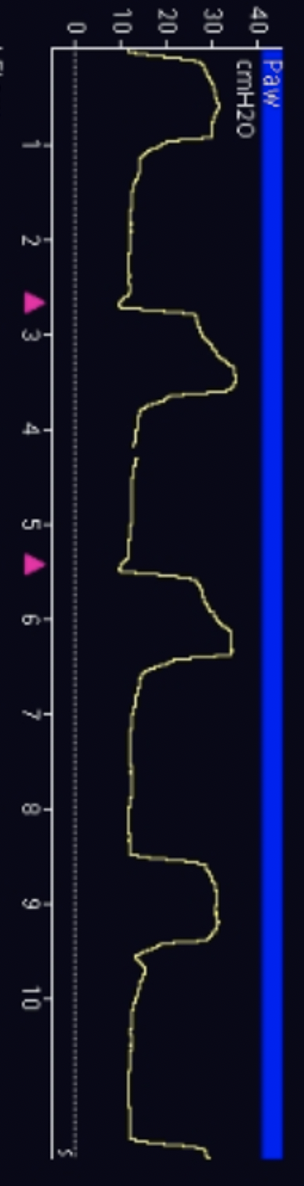
#> input picture DS14_P1_Pressure.png, 304 x 1186 px
$ python pressure.py
#> lines starting #> are read from the running program, lines starting #| are printed output that depends on the picture
#!/usr/bin/env python
# This file converts color specific pixel from a graph into a list. This files takes in a png file of a continous graph where the color of the graph is based off HSV and outputs two text files of discritization of points on the graph, one file for the horizontal axis and one text file for the vertial axis values. For the pressure file, the outputs are a list of time points and pressure values. Please make note of comments labeled # USERS: .

# The imported images are rotated so that the top of the image is a "sideways" vertical axis, the left of the image is a "sideways" horizontal axis.

# USERS: will need to update lines 51-53, 68, 89,134, and 136 for specific situations. line 102 is specific to the color range of a users graph

#Import the classes use
import numpy as np
from PIL import Image
from matplotlib import pyplot as plt


# npArr is the array that results from finding all of a 'certain colored' pixels
# this finds our median best points so that we dont have a "clump" of points but rather a beautiful line
# NOTE -- this method only works because the Y values are garunteed to be ordered w.r.t the corresponding x values.
def choose_best_points(npArr):
  # numpy gives us an array containing an array of x coordinates
  # and an array of y coordinates, so we grab those arrays here.
  # NOTE -- for this script, our images are rotated
  xs = npArr[1]
  ys = npArr[0]
  # these will be the arrays we will return out from this function, will print out as .txt
  outX, outY = [], []
  # find the unique elements and their indicies in the original array of ys.
  #if didn't have return_index=True then couldn't get back indicies
  uniques, indicies = np.unique(ys, return_index=True)

  # for each index of a unique y value
  for i in range(0, len(indicies)):
    # if we can compare the current index to the next index
    if i + 1 < len(indicies):
      # grab the index of the current unique value and the index of the next unique value
      currIdx, nextIdx = indicies[i], indicies[i + 1]
      # find the index in the array of ys that would be inbetween our two unique values
      median = int((nextIdx - currIdx) / 2)
      # grab the corresponding element from the original arrays and put them in our arrays
      outX.append(xs[currIdx + median])
      outY.append(ys[currIdx + median])

  # return a numpy array that is like the one we got as input
  return np.asarray([outX, outY])


 # USER: For every image/graph, you need to update zeroZero, secondYPixels, secondXPixels. These are the true pixel values at the (zero, zero) of your graph, at the (zero, First labled X pixel Height,), and at the (First labled Y pixel Height, zero)
# this command gives us pixel/ml and pixel/second
# tick want (first two in time) to upper left hand corner, y values should be the same. Put these values in firstXPixels and secondXPixels. You should do this for the rotated image
# For image 'DS14_P1_Pressure.png', zeroZero = (76, 48), secondYPixels = (76, 146), secondXPixels = (121,48)
def map_to_units(filteredNpArray):
  zeroZero = (64, 53)
  secondYPixels = (64,127)
  secondXPixels = (91, 53)


  xPixels = filteredNpArray[0]
  yPixels = filteredNpArray[1]

  pixelsPerMl = abs(zeroZero[1] - secondYPixels[1])
  pixelsPerSecond = abs(zeroZero[0] - secondXPixels[0])

  offsetX = zeroZero[0] / pixelsPerSecond
  offsetY = zeroZero[1] / pixelsPerMl

#the five depends on the unit/scale of the vertical axis
# USER: update the vertAxisScale. This is based of the scale of the vertical axis of the non-rotated image
# For "DS14_P1_Pressure.png", vertAxisScale = 10
  vertAxisScale = 10
  xs = [((xPx / pixelsPerSecond) - offsetX)* vertAxisScale for xPx in xPixels]
  ys = [((yPx / pixelsPerMl) - offsetY) for yPx in yPixels]

  return np.asarray([ys, xs])

def flip_array(processedNpArray):
  return np.asarray([processedNpArray[1], processedNpArray[0]])

def pressure():
    # USER: rotate the image before you import it in here
    # this function imports image and convert to RGB using HSV
    # . . HSV and RGB are ways of representing colors in bytes. HSV (Hue, Saturation, Value)
    # . . Is easier to use here since colors have a specific value range in which they fall,
    # . . so we only have to compare one number rather than three.
    #
    # . . We're only opening the image in both formats since we want to set the white pixels at
    # . . the end of this method. If we don't care about that visualization, we can just use HSV
    # . . all the way through
    #HSV allows you to have one value as opposed to three values like RGB
    # USER: must change the name of the rotated photo based on your use case
    RGBim = Image.open("DS14_P1_Pressure.png").convert('RGB')
    HSVim = RGBim.convert('HSV')
#> HSVim: PIL image 304x1186 HSV; mean H, S, V 164.9, 160, 42.2
    #this is not necessary but helpful later when we "plot" our pixels for result.png
    RGBna = np.array(RGBim)
    HSVna = np.array(HSVim)

    # Extract Hue
    #for every row, and for every HSV in that row, take the first value wihc is the hue
    H = HSVna[:,:,0]
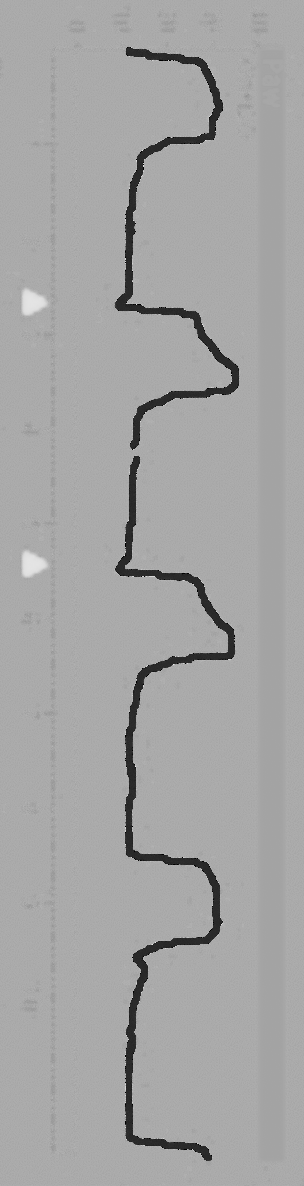
#> H: shape (1186, 304); min 0, max 240, mean 164.9

    # Find all color specific pixels, i.e. where 100 < Hue < 140
    #lo,hi = 100,140
    # USER: update HSV you will accept, for yellow pixels we use 50 < Hue < 58
    lo,hi=50,58
    # Rescale to 0-255, rather than 0-360 because we are using uint8
    lo = int((lo * 255) / 360)
    hi = int((hi * 255) / 360)
    # . . "query" arrays for certain conditions.
    # . . In this case, we want to find all the HSV values where the V is between lo and hi
    green = np.where((H>lo) & (H<hi))
#> green = 2953 positions, rows 49 to 1159, columns 116 to 238

    #rescale image so that we start at (0,0)
    #to do this we look at starting x and y values and subtract every element in green matrix by that pair
    # green = offset_xy(green)
    green = choose_best_points(green)
#> in choose_best_points, `xs = npArr[1]`: xs = 2953 values, max 238 at index 956, min 116 at index 679, mean 162.4
#> in choose_best_points, `ys = npArr[0]`: ys = 2953 values from 49 to 1159
#> in choose_best_points, `uniques, indicies = np.unique(ys, return_index=True)`: uniques = 918 values from 49 to 1159; indicies = 918 values from 0 to 2950
#> the loop in choose_best_points, `for i in range(0, len(indicies)):` made 918 passes
#> (currIdx, nextIdx, median) on passes 1 to 12: (0, 3, 1), (3, 5, 1), (5, 12, 3), (12, 21, 4), (21, 30, 4), (30, 41, 5), (41, 54, 6), (54, 63, 4), (63, 73, 5), (73, 84, 5), (84, 94, 5), (94, 99, 2)
#> (currIdx, nextIdx) on pass 100: (392, 396)
#> after the loop in choose_best_points, `for i in range(0, len(indicies)):`: outX = 917 values, max 238 at index 284, min 118 at index 441, mean 159.3; outY = 917 values from 49 to 1158

    # do the overlay before we map the green points to real values
    RGBna[[green[1], green[0]]] = [255,255,255]
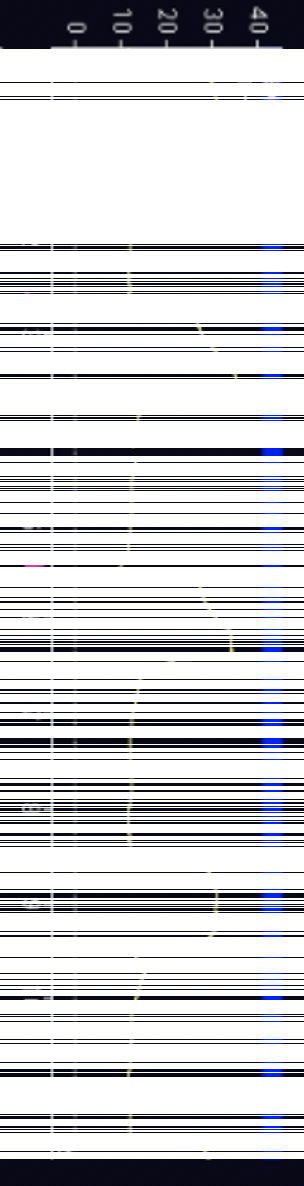
#> RGBna: shape (1186, 304, 3); mean R, G, B 204.6, 204.9, 209.6
    Image.fromarray(RGBna).save('result.png')

    # Formatting each value in the array as an integer number
    # By default, numpy uses %12f or something like that which leads to 12-digit percision
    # floating point values, but pixels are always integers so we don't want that.
    np.savetxt('pixels_y.txt', green[0], newline=',', fmt='%d')
    np.savetxt('pixels_x.txt', green[1], newline=',', fmt='%d')

    green = map_to_units(green)
#> in map_to_units, `xPixels = filteredNpArray[0]`: xPixels has the same summary as outX in choose_best_points
#> in map_to_units, `xs = [((xPx / pixelsPerSecond) - offsetX)* vertAxisScale for xPx in xP..`: xs = 917 values, max 64.44 at index 284, min 20 at index 441, mean 35.28
#> in map_to_units, `ys = [((yPx / pixelsPerMl) - offsetY) for yPx in yPixels]`: ys = 917 values from -0.0541 to 14.93
    green = flip_array(green)
    # USER: You need to change cutoff of these values depending on each data set
    # Some cut offs may need to be longer or shorter, we do this specifically if our
    # pressure curves includes 2.5 breaths and we only want the first two full breaths
    print(len(green[0]))
#| 917
    #print(green)
    green=list(green)
#> green = 2 items
    green[0]=green[0][0:963]
    green[1]=green[1][0:963]

    #print(green)

    np.savetxt('units_Pressure_y.txt', green[0], newline=',', fmt='%.4f')
    np.savetxt('units_Time_x.txt', green[1], newline=',', fmt='%.4f')

    plt.scatter(green[1], green[0])
    plt.savefig('out.png')
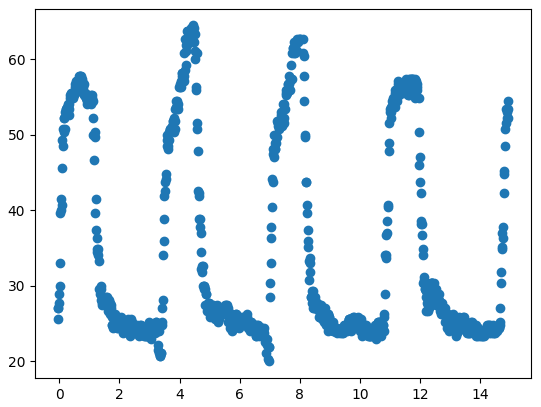
#> figure drawn by matplotlib, 1 panel

pressure()

$ run again, with ZoomMechVent_DS25_P1.png copied over DS14_P1_Pressure.png
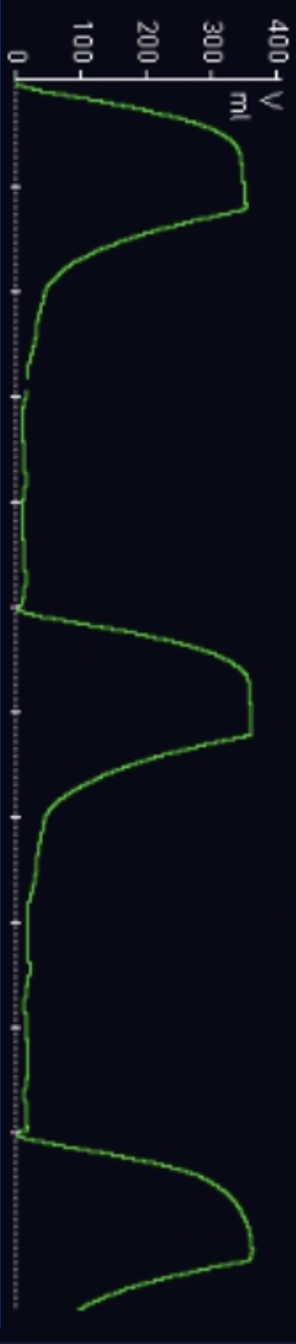
#> input picture ZoomMechVent_DS25_P1.png, 296 x 1344 px
#> HSVim: PIL image 296x1344 HSV; mean H, S, V 165.2, 158.6, 27.4
#> in pressure, `H = HSVna[:,:,0]`:
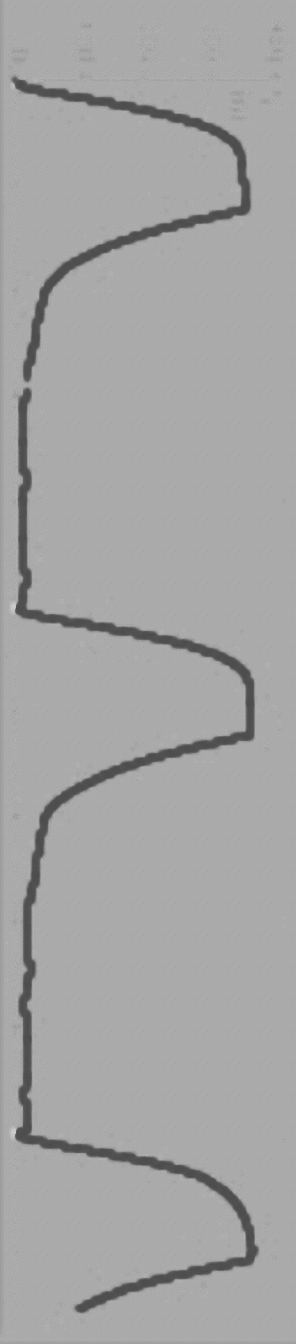
#> H: shape (1344, 296); min 74, max 206, mean 165.2
#> in pressure, `green = np.where((H>lo) & (H<hi))`: green = (empty array, empty array)
#> in choose_best_points, `xs = npArr[1]`: xs = empty array
#> after the loop in choose_best_points, `for i in range(0, len(indicies)):`: outX = []
#> in pressure, `green = choose_best_points(green)`: green = empty array
#> in map_to_units, `xs = [((xPx / pixelsPerSecond) - offsetX)* vertAxisScale for xPx in xP..`: xs = []
#| 0
#> in pressure, `green=list(green)`: green = [empty array, empty array]
#> in pressure, `plt.savefig('out.png')`:
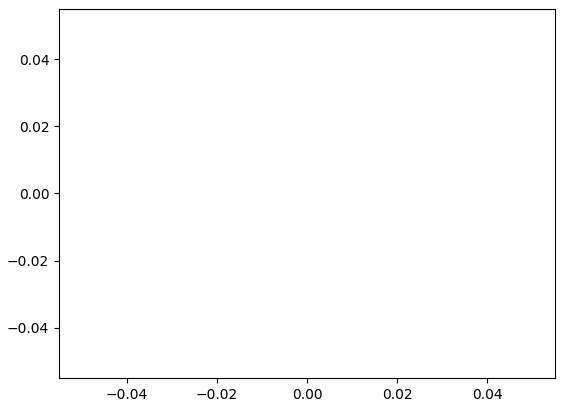
#> figure drawn by matplotlib, 1 panel
